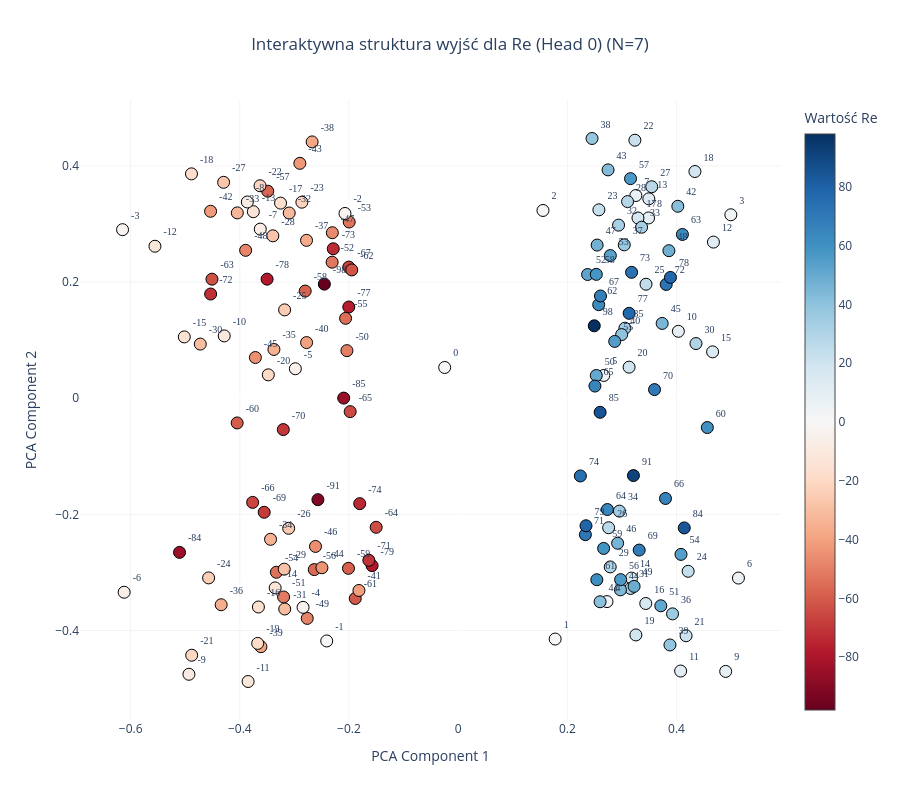
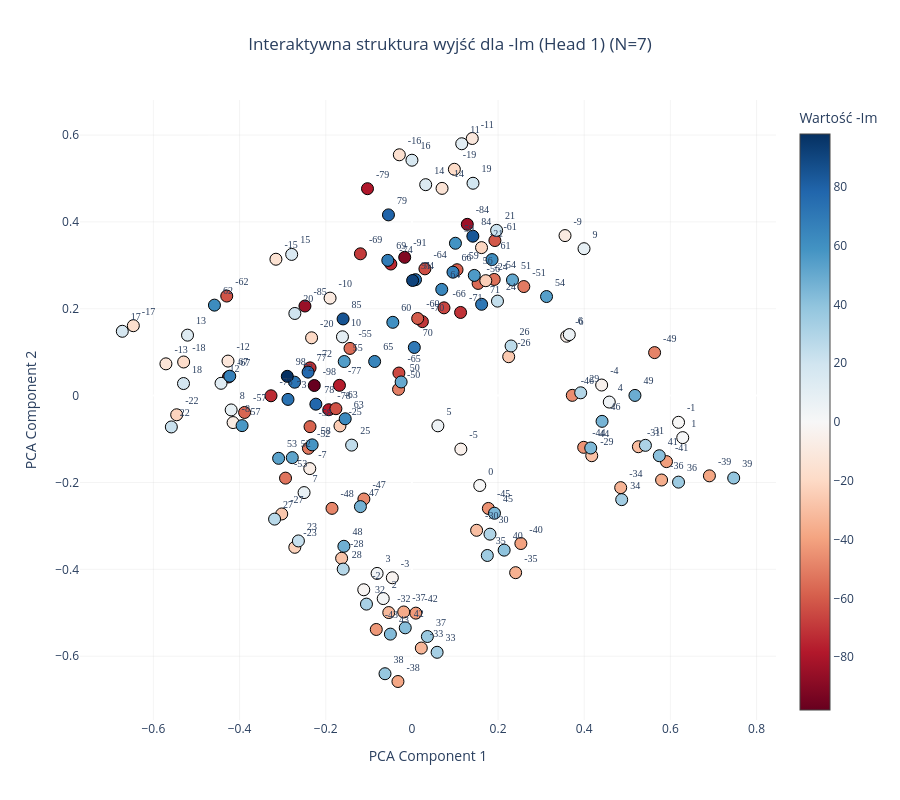

Source (notebook cell) for these figures, in order:
### Code cell
plot_output_head_plotly(model, N=N, head_idx=0)

plot_output_head_plotly(model, N=N, head_idx=1)

### Figure 1 — Plotly figure (JSON) as saved in the notebook; plotly's stock layout.template omitted (floating-point values rounded to 4 significant figures; data arrays with more than 128 entries replaced by an {"elided": "..."} marker saying what was removed)
{"data": [{"hoverinfo": "text", "hovertext": {"elided": "161 str values"}, "marker": {"color": {"elided": "161 int values"}, "colorbar": {"title": {"text": "Wartość Re"}}, "colorscale": [[0, "rgb(103,0,31)"], [0.1, "rgb(178,24,43)"], [0.2, "rgb(214,96,77)"], [0.3, "rgb(244,165,130)"], [0.4, "rgb(253,219,199)"], [0.5, "rgb(247,247,247)"], [0.6, "rgb(209,229,240)"], [0.7, "rgb(146,197,222)"], [0.8, "rgb(67,147,195)"], [0.9, "rgb(33,102,172)"], [1, "rgb(5,48,97)"]], "line": {"color": "Black", "width": 1}, "showscale": true, "size": 12}, "mode": "markers+text", "text": {"elided": "161 str values"}, "textfont": {"family": "Arial Black", "size": 10}, "textposition": "top right", "type": "scatter", "x": {"elided": "161 float values"}, "y": {"elided": "161 float values"}}], "layout": {"height": 800, "paper_bgcolor": "white", "plot_bgcolor": "white", "showlegend": false, "title": {"text": "Interaktywna struktura wyjść dla Re (Head 0) (N=7)", "x": 0.5, "xanchor": "center"}, "width": 900, "xaxis": {"gridcolor": "rgba(200,200,200,0.2)", "title": {"text": "PCA Component 1"}}, "yaxis": {"gridcolor": "rgba(200,200,200,0.2)", "title": {"text": "PCA Component 2"}}}}

### Figure 2 — Plotly figure (JSON) as saved in the notebook; plotly's stock layout.template omitted (floating-point values rounded to 4 significant figures; data arrays with more than 128 entries replaced by an {"elided": "..."} marker saying what was removed)
{"data": [{"hoverinfo": "text", "hovertext": {"elided": "161 str values"}, "marker": {"color": {"elided": "161 int values"}, "colorbar": {"title": {"text": "Wartość -Im"}}, "colorscale": [[0, "rgb(103,0,31)"], [0.1, "rgb(178,24,43)"], [0.2, "rgb(214,96,77)"], [0.3, "rgb(244,165,130)"], [0.4, "rgb(253,219,199)"], [0.5, "rgb(247,247,247)"], [0.6, "rgb(209,229,240)"], [0.7, "rgb(146,197,222)"], [0.8, "rgb(67,147,195)"], [0.9, "rgb(33,102,172)"], [1, "rgb(5,48,97)"]], "line": {"color": "Black", "width": 1}, "showscale": true, "size": 12}, "mode": "markers+text", "text": {"elided": "161 str values"}, "textfont": {"family": "Arial Black", "size": 10}, "textposition": "top right", "type": "scatter", "x": {"elided": "161 float values"}, "y": {"elided": "161 float values"}}], "layout": {"height": 800, "paper_bgcolor": "white", "plot_bgcolor": "white", "showlegend": false, "title": {"text": "Interaktywna struktura wyjść dla -Im (Head 1) (N=7)", "x": 0.5, "xanchor": "center"}, "width": 900, "xaxis": {"gridcolor": "rgba(200,200,200,0.2)", "title": {"text": "PCA Component 1"}}, "yaxis": {"gridcolor": "rgba(200,200,200,0.2)", "title": {"text": "PCA Component 2"}}}}
